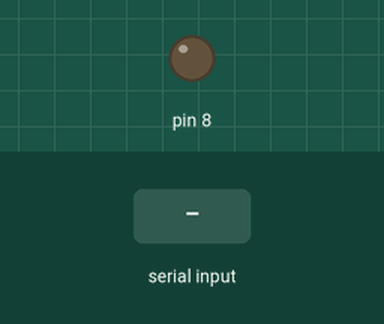
This sketch was run on a simulated Arduino Uno, built with avr-gcc and run on an emulated ATmega328P. Shown: output pins drawn as LEDs (lit = HIGH). The inputs (shaded band) are chosen by the test bench. What the sketch prints to the serial monitor is not drawn.

Above: at 1.2 s.
1.3 s: "1" received over Serial
At 2.5 s:
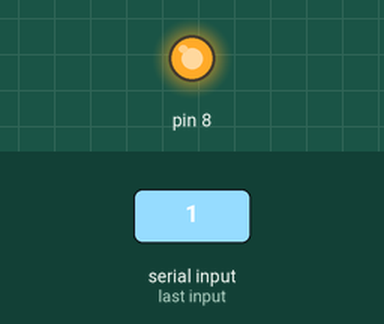
2.8 s: "0" received over Serial
At 3.6 s:
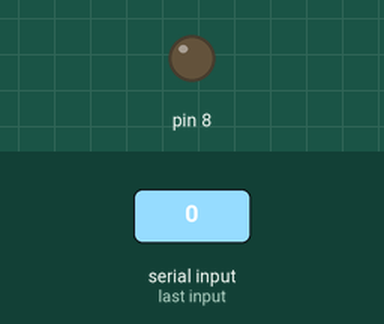
Timing chart, 0 to 5.8 s (numbered marks = the images above; inputs shaded):
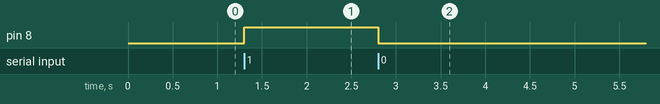

Measured:
- after the input at 1.3 s, pin 8: LOW → HIGH at once
- after the input at 2.8 s, pin 8: HIGH → LOW at once

The sketch:

ledyakma.ino
```cpp
int data;

void setup() {

  Serial.begin(9600);
  pinMode(8,OUTPUT);
  digitalWrite(8,LOW);
  Serial.println("seri haberlesme kuruldu");
}

void loop() {
while (Serial.available()){
  data = Serial.read();
}
if(data=='1')
digitalWrite(8,HIGH);

else if(data=='0')
digitalWrite(8,LOW);

}
```
